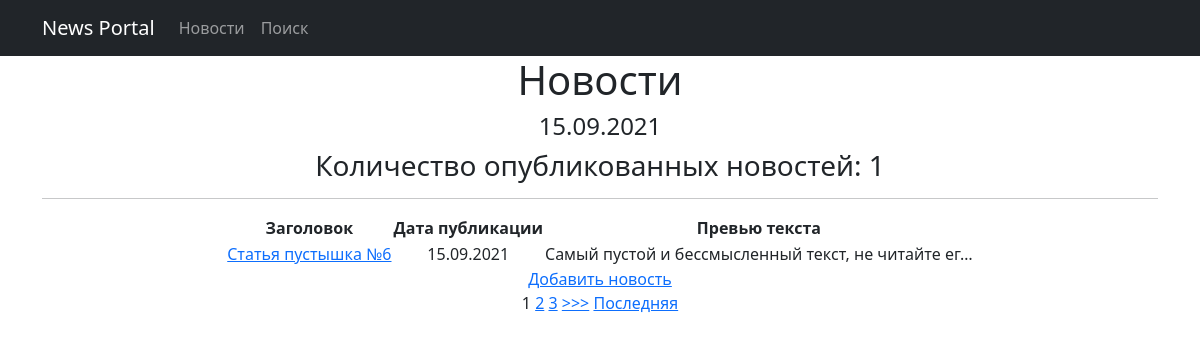
Page /news/ on the committed database.
### newapp/models.py (models this page shows, shortened)
class Post(models.Model):
    author = models.ForeignKey(Author, on_delete=models.CASCADE)
    ARTICLE = "AR"
    NEWS = "NE"
    TYPE = [
        (ARTICLE, "Статья"),
        (NEWS, "Новость")
    ]
    type = models.CharField(max_length=2, choices=TYPE, default=ARTICLE)
    timeCreation = models.DateTimeField(auto_now_add=True)
    categories = models.ManyToManyField(Category, through="PostCategory")
    title = models.CharField(max_length=128)
    text = models.TextField()
    rating = models.SmallIntegerField(default=0)

### newapp/views.py (the view)
# urls.py: path('', PostsList.as_view(), name='home'),
class PostsList(ListView):
    model = Post
    template_name = 'posts.html'
    context_object_name = 'posts'
    ordering = ['-timeCreation']
    paginate_by = 1
    def get_context_data(self, **kwargs):
        context = super().get_context_data(**kwargs)
        context['time_now'] = datetime.datetime.utcnow()
        return context

### newapp/templatetags/custom_filters.py (called while the page is built)
@register.filter(name='censor')
def censor(value, arg):
    obscenity = ['блять']
    list_value = value.split()
    for i in range(len(list_value)):
        if list_value[i] in obscenity:
            list_value[i] = arg
    return " ".join(list_value)

### templates/posts.html (shortened to what this page needs)
{% extends 'default.html' %}
{% load custom_filters %}
{% block content %}
    <h1>Новости</h1>
    <h4>{{ time_now|date:"d.m.Y" }}</h4>
    <h3>Количество опубликованных новостей: {{ posts|length }}</h3>
    <hr>
    {% if posts %}
        <table class="mx-auto">
            <thead>
                <tr>
                    <th>Заголовок</th>
                    <th>Дата публикации</th>
                    <th>Превью текста</th>
                </tr>
            </thead>
        {% for post in posts %}
            <tr>
                <td><a href="{% url 'post_detail' post.id %}">{{ post.title|censor:"" }}</a></td>
                <td>{{ post.timeCreation|date:"d.m.Y" }}</td>
                <td>{{ post.text|truncatechars:50|censor:"" }}</td>
            </tr>
        {% endfor %}
        </table>
        <a href="{% url 'post_add' %}">Добавить новость</a><br>
        {% if is_paginated %}
            {% for num in page_obj.paginator.page_range %}
                {% if page_obj.number == num %}
                    <a>{{ num }}</a>
                {% elif num > page_obj.number|add:'-3' and num < page_obj.number|add:'3' %}
                    <a href="?page={{ num }}">{{ num }}</a>
                {% endif %}
            {% endfor %}
            {% if page_obj.has_next %}
                <a href="?page={{ page_obj.next_page_number }}">>>></a>
                <a href="?page={{ page_obj.paginator.num_pages }}">Последняя</a>
            {% endif %}
        {% endif %}
    {% else %}
        <h2>Новостей нет!</h2>
    {% endif %}
{% endblock content %}

### rows in the picture
Post: title|censor "Статья пустышка №6", timeCreation "15.09.2021", text|censor "Самый пустой и бессмысленный текст, не читайте ег…"

### other values in the picture
{{ time_now|date:"d.m.Y" }} "15.09.2021"
{{ posts|length }} "1"
{{ num }} "1"
{{ num }} "2" "3"
